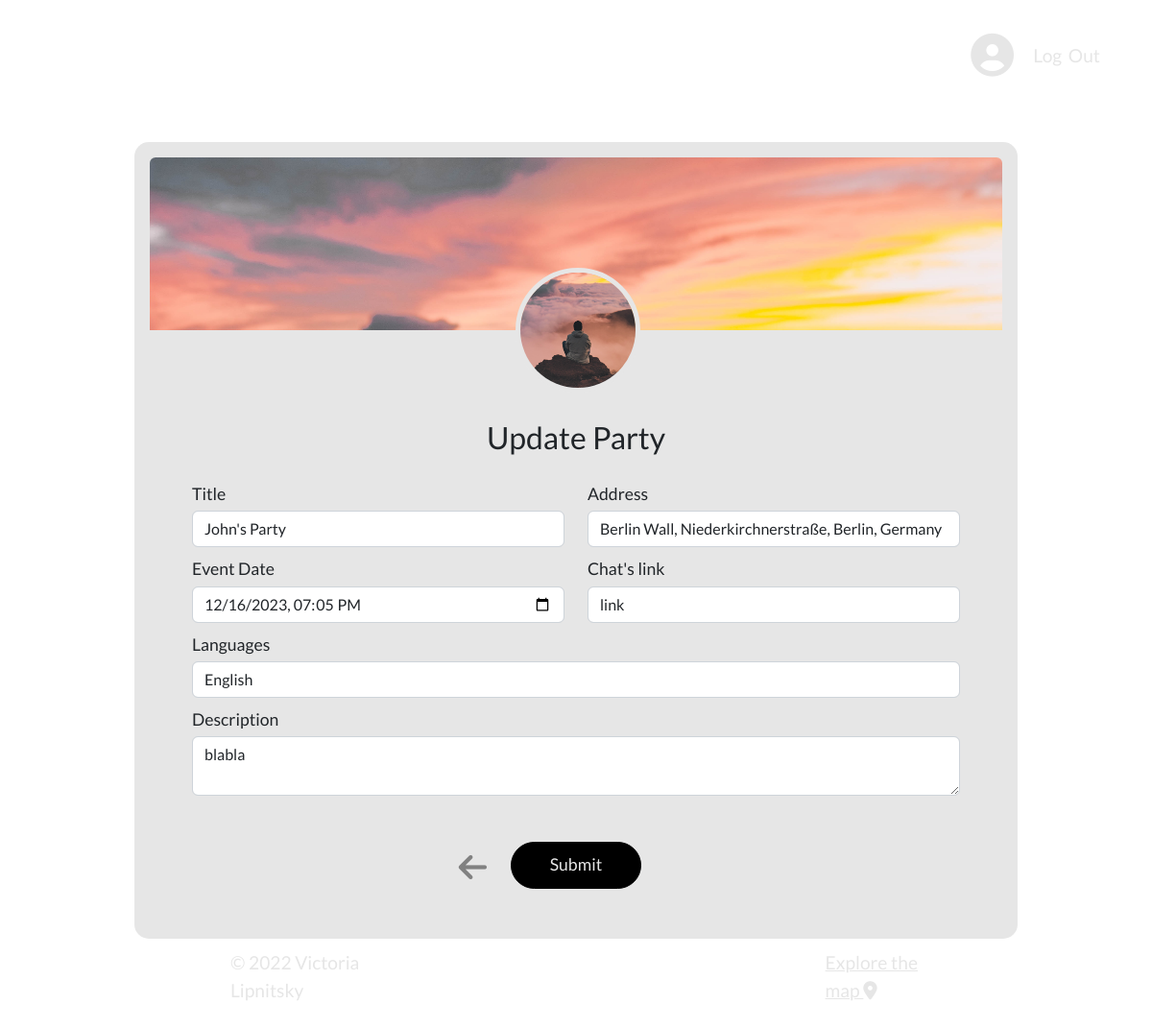
Screenshot of /party/3/update (signed in) with the database file from the repository.
### app/models.py (models this page shows, shortened)
class Party(db.Model):
    __tablename__ = 'party'
    id = db.Column(db.Integer, primary_key=True)
    title = db.Column(db.String(30), nullable=False)
    date_posted = db.Column(db.DateTime, nullable=False, default=datetime.utcnow)
    date_time = db.Column(db.String(30), nullable=False)
    address = db.Column(db.String(30), nullable=False)
    lng = db.Column(db.String(30), nullable=False)
    lat = db.Column(db.String(30), nullable=False)
    whatsapp_link = db.Column(db.String(30), nullable=False)
    party_languages = db.Column(db.String(30), nullable=False)
    description = db.Column(db.Text, nullable=False)
    author_id = db.Column(db.Integer, db.ForeignKey('author.id'), nullable=False)

### app/routes.py (the view)
@app.route("/party/<int:party_id>/update", methods=['GET', 'POST'])
@login_required
def update_party(party_id):
    party = Party.query.get_or_404(party_id)
    if party.author != current_user:
        abort(403)
    form = PartyForm()
    if form.validate_on_submit():
        party.title = form.title.data
        party.date_time = form.date_time.data.strftime('%Y-%m-%d, %H:%M')
        party.address = form.address.data
        party.lat = form.lat.data
        party.lng = form.lng.data
        party.whatsapp_link = form.whatsapp_link.data
        party.party_languages = form.party_languages.data
        party.description = form.description.data
        db.session.commit()
        flash('Your party has been updated!', 'success')
        return redirect(url_for('party', party_id=party.id))
    elif request.method == 'GET':
        form.title.data = party.title
        form.date_time.data = datetime.strptime(party.date_time, '%Y-%m-%d, %H:%M')
        form.address.data = party.address
        form.lat.data = party.lat
        form.lng.data = party.lng
        form.whatsapp_link.data = party.whatsapp_link
        form.party_languages.data = party.party_languages
        form.description.data = party.description
    image_avatar_file = url_for('static', filename='profile_pics/' + current_user.image_avatar_file)
    image_bg_file = url_for('static', filename='profile_pics/' + current_user.image_bg_file)
    return render_template("create_party.html", title='Update Party', image_avatar_file=image_avatar_file,
                            image_bg_file=image_bg_file, form=form, legend='Update Party')

### app/forms.py
class PartyForm(FlaskForm):
    title = StringField('Title', validators=[DataRequired()], render_kw={"placeholder": "Enter a title"})
    date_time = DateTimeLocalField('Event Date', format='%Y-%m-%dT%H:%M', default= datetime.utcnow, render_kw={"placeholder": "When will your party start?"})
    address = StringField('Address', validators=[DataRequired()], render_kw={"placeholder": "Where is you party at?"})
    lng = HiddenField('Lng', validators=[DataRequired()])
    lat = HiddenField('Lat', validators=[DataRequired()])
    whatsapp_link = StringField("Chat's link", validators=[DataRequired()], render_kw={"placeholder": "Enter a link for the WhatsApp chat"})
    party_languages = StringField("Languages", validators=[DataRequired()], render_kw={"placeholder": "Choose party's languages"})
    description = TextAreaField('Description', validators=[DataRequired()], render_kw={"placeholder": "Enter a description"})
    submit = SubmitField('Submit')

### app/models.py (called while the page is built)
@login_manager.user_loader
def load_user(user_id):
    return User.query.get(int(user_id))

### app/templates/create_party.html (shortened to what this page needs)
{% extends "layout.html" %}
{% block content %}
<div class="profile-container">
    <div class="content-section">
        <div id="imageBgPreview" class="profile-backg-img px-3 pb-3">
            <img class="rounded image-preview__image" src="{{ image_bg_file }}">
        </div>
        <div id="imageAvPreview" class="media d-flex flex-column align-items-center justify-content-center">
                <img class="rounded-circle ms-4 profile-img image-preview__image" src="{{ image_avatar_file }}">
        </div>
        <form class="profile-form" action="" method="POST" enctype="multipart/form-data">
            <fieldset class="row px-5 m-0 container-fluid d-flex justify-content-start">
                <legend class="pt-3 pb-2 p-0 text-center"><h2>{{ legend }}</h2></legend>
                <div class="col-lg-6">
                    {{ form.title.label(class="form-control-label pb-1") }}
                    {% if form.title.errors %}
                        {{ form.title(class="form-control is-invalid") }}
                        <div class="invalid-feedback">
                            {% for error in form.title.errors %}
                                <span>{{ error }}</span>
                            {% endfor %}
                        </div>
                    {% else %}
                        {{ form.title(class="form-control") }}
                    {% endif %}
                    {{ form.date_time.label(class="form-control-label pb-1") }}
                    {% if form.date_time.errors %}
                        {{ form.date_time(class="form-control is-invalid", type="datetime-local") }}
                        {{form.hidden_tag()}}
                        <div class="invalid-feedback">
                            {% for error in form.date_time.errors %}
                                <span>{{ error }}</span>
                            {% endfor %}
                        </div>
                    {% else %}
                        {{ form.date_time(class="form-control", type="datetime-local") }}
                    {% endif %}
                </div>
                <div class="col-lg-6">
                    {{ form.address.label(class="form-control-label pb-1") }}
                    {% if form.address.errors %}
                        {{ form.address(class="form-control is-invalid") }}
                        <div class="invalid-feedback">
                            {% for error in form.address.errors %}
                                <span>{{ error }}</span>
                            {% endfor %}
                        </div>
                    {% else %}
                        {{ form.address(class="form-control", id="autocomplete", type="text") }}
                    {% endif %}
                    {{ form.whatsapp_link.label(class="form-control-label pb-1") }}
                    {% if form.whatsapp_link.errors %}
                        {{ form.whatsapp_link(class="form-control is-invalid") }}
                        <div class="invalid-feedback">
                            {% for error in form.whatsapp_link.errors %}
                                <span>{{ error }}</span>
                            {% endfor %}
                        </div>
                    {% else %}
                        {{ form.whatsapp_link(class="form-control") }}
                    {% endif %}
                </div>
                <div>
                    {{ form.party_languages.label(class="form-control-label pb-1") }}
                    {% if form.party_languages.errors %}
                        {{ form.party_languages(class="form-control is-invalid") }}
                        <div class="invalid-feedback">
                            {% for error in form.party_languages.errors %}
                                <span>{{ error }}</span>
                            {% endfor %}
                        </div>
                    {% else %}
                        {{ form.party_languages(class="form-control") }}
                    {% endif %}
                </div>
                <div>
                    {{ form.description.label(class="form-control-label pb-1") }}
                    {% if form.description.errors %}
                        {{ form.description(class="form-control is-invalid") }}
                        <div class="invalid-feedback">
                            {% for error in form.description.errors %}
                                <span>{{ error }}</span>
                            {% endfor %}
                        </div>
                    {% else %}
                        {{ form.description(class="form-control") }}
                    {% endif %}
                </div>
            </fieldset>
            <div class="form-group pt-4 pb-4 mt-4 d-flex align-items-center justify-content-center">
                <a href="{{ url_for('profile') }}"><i class="fa-solid fa-arrow-left back-arrow"></i></a>
                {{ form.submit(class="btn btn-outline-info")}}
            </div>
        </form>
    </div>
</div>
<div class="container-fluid p-0 d-flex justify-content-between bottomInscription">
    <p>© 2022 Victoria Lipnitsky</p>
    <a href="{{ url_for('map') }}">Explore the map <i class="fa-solid fa-location-dot"></i></a>
</div>
{% endblock %}

### app/static/main.css (style rules this page uses)
* { box-sizing: border-box; }
:root { --fonts: rgb(230, 230, 230); --theQuestion: white; --darkButton: black; --border: rgb(129, 129, 129); --windowCol: 230,230,230; --profileWidth: calc(800px + 10vw); }
body { background-image: url(https://res.cloudinary.com/devqm7qmb/image/upload/q_50/v1664734048/StudyParty.jpg); background-size: cover; background-position: center; height: 100vh; width: 100vw; padding: 0; margin: 0; font-family: 'Lato', sans-serif; }
.bottomInscription { position: absolute; bottom: 1%; }
.bottomInscription p, .bottomInscription a { padding-left: 20vw; padding-right: 20vw; color: var(--fonts); font-size: 1.2em; margin-top: 1em; margin-bottom: 1em; }
fieldset { border: 0 none; }
legend { margin: 0 auto; padding-top: 65px; padding-bottom: 10px; font-size: 1.4em; }
input::placeholder { font-size: 0.9em; }
.profile-form .form-control-label { margin-top: 10px; }
.form-group .btn:not(.btn-file) { padding-top: 10px; padding-bottom: 10px; padding-left: 40px; padding-right: 40px; border-radius: 50px; font-size: 1em; color: var(--fonts); background-color: var(--darkButton); border: 1px solid var(--darkButton); margin-bottom: 40px; }
.profile-container { width: var(--profileWidth); height: fit-content; min-height: 70vh; max-height: 77vh; margin: 4.5vh auto; background-color: rgb(var(--windowCol)); font-size: 1.1em; border-radius: 15px; overflow-y: scroll; border-top: 1rem solid var(--fonts); }
.profile-backg-img { height: 180px; width: calc(800px + 10vw); overflow: hidden; }
.profile-backg-img img { height: auto; width: 100%; margin-right: 20px; }
.profile-img { object-fit: cover; height: 130px; width: 130px; margin-right: 20px; margin-top: -65px; margin-bottom: 12px; border: 5px solid rgb(var(--windowCol)); }
.profile-form fieldset { position: relative; }
form.profile-form, .profile-container.party { position: relative; }
form.profile-form .back-arrow { color: var(--border); font-size: 1.9em; margin-left: calc(0.5vw - 60px); margin-top: -35px; position: absolute; }

### rows the page displays
Party: title "John's Party", date_time "12/16/2023 19:05", address "Berlin Wall, Niederkirchnerstraße, Berlin, Germany", whatsapp_link "link", party_languages "English", description "blabla"

### other values shown
{{ legend }} "Update Party"
